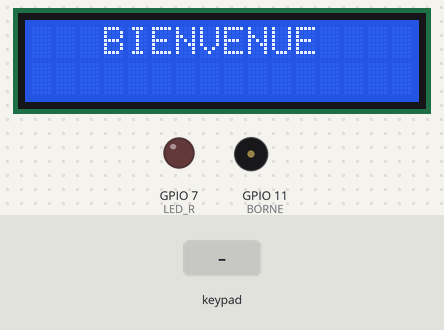
A sketch run on a simulated ESP32-S3. Shown: 16×2 character LCD, output pins drawn as LEDs (lit = HIGH), buzzer (waves = sounding). The inputs (shaded band) are chosen by the test bench. What the sketch prints to the serial monitor is not drawn.

Above: at 1.6 s.
At 4.7 s:
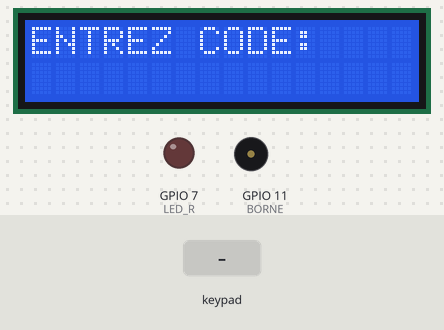
4.8 s: key 'A' pressed
At 5.3 s:
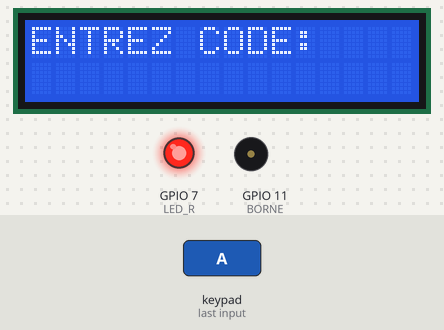
7.8 s: keypad keys 1 2 1 4 1 8 1 7 pressed 0.4 s apart
At 12.4 s:
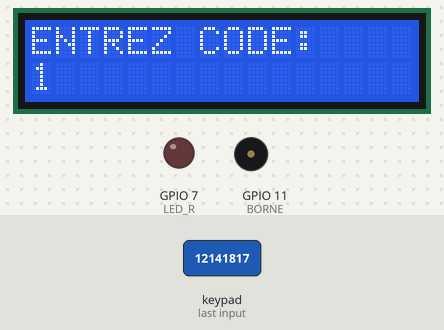
12.5 s: keypad keys 1 2 1 4 1 8 1 7 A pressed 0.4 s apart
At 24.0 s:
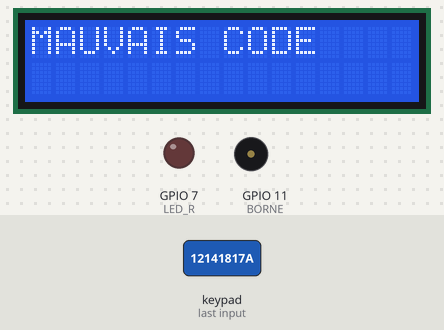
Timing chart, 0 to 25.2 s (numbered marks = the images above; inputs shaded):
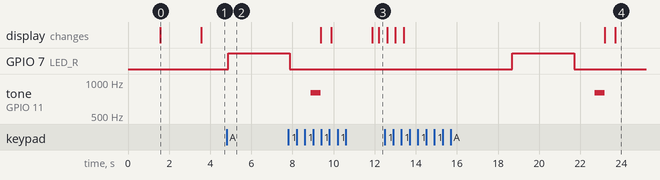

Measured:
- after the input at 4.8 s, GPIO 7 (LED_R): LOW → HIGH after 0.08 s
- after the input at 12.5 s, GPIO 7 (LED_R): LOW → HIGH after 6.2 s, → LOW 3.0 s later; tone on GPIO 11 (BORNE): silent → 800 Hz after 10.2 s, → silent 0.50 s later; the display: first differs from a run without the input after 10.7 s (image 4 shows a later state)
- what the display in image 0 shows lasts 2.0 s, from 1.6 s to 3.6 s

The sketch:

Blink.ino
```cpp
#include "Keypad.h"
#include "config.h"
#include <LiquidCrystal.h> // importation de la librairie

AdafruitIO_Feed *analog = io.feed("mot-de-passe");
int LED_R=7;
int LED_V=10;
//variables keypad
const byte ROWS = 4; //four rows
const byte COLS = 4; //four columns
const byte BORNE = 11;

char keys[ROWS][COLS] = {
  {'1','2','3','A'},
  {'4','5','6','B'},
  {'7','8','9','C'},
  {'*','0','#','D'}
};

// For Arduino Microcontroller
//byte rowPins[ROWS] = {9, 8, 7, 6};
//byte colPins[COLS] = {5, 4, 3, 2};

// For ESP8266 Microcontroller
//byte rowPins[ROWS] = {D1, D2, D3, D4};
//byte colPins[COLS] = {D5, D6, D7, D8};

// For ESP32 Microcontroller
byte colPins[COLS] = {12, 14, 18, 17};
byte rowPins[ROWS] = {35, 36, 5, 6};


String code;
String code_crypt;
int bon_code = 0;

Keypad keypad = Keypad(makeKeymap(keys), rowPins, colPins, ROWS, COLS);

//variables liquid
const int RS=3; //declaration constante de broche
const int E=1; //declaration constante de broche

const int D4=38; //declaration constante de broche
const int D5=33; //declaration constante de broche
const int D6=9; //declaration constante de broche
const int D7=8; //declaration constante de broche

LiquidCrystal lcd(RS,E,D4,D5,D6,D7);

int tab[6] = {RS,E,D4,D5,D6,D7};


void setup() {

  Serial.begin(115200);

  io.connect();

  analog->onMessage(handleMessage);

  while(io.status() < AIO_CONNECTED) {
    Serial.print(".");
    delay(500);
  }

  analog->get();

  for(int k=0;k<6;k++) {
    pinMode(tab[k],OUTPUT);//pins 8-14 en sortie
  }

  lcd.begin(16,2); //on initialise la communication avec 16 colonnes et deux lignes
  lcd.clear(); // on efface l'écran
  lcd.setCursor(0, 0);
  lcd.print("   BIENVENUE");
  delay(2000);
  lcd.clear();
  lcd.print("ENTREZ CODE:");
  lcd.setCursor(0,1);
}

void validerCode(){
  if(String(bon_code) == code){
//LED VERT
    pinMode(LED_V,OUTPUT);
    digitalWrite(LED_V, HIGH);
    delay(3000);
    digitalWrite(LED_V, LOW);
    delay(1000);
//TONALITER DU SON
    pinMode(BORNE, OUTPUT);
    tone(BORNE, 800,1000);
    Serial.println("Entrez connasse!!");
    delay(500);
    lcd.clear();
    delay(500);
    lcd.setCursor(0,0);
    delay(500);
    lcd.print("BON CODE");
    delay(2000);
    lcd.setCursor(0,1);
  }else{
//LED ROUGE
    pinMode(LED_R,OUTPUT);
    digitalWrite(LED_R, HIGH);
    delay(3000);
    digitalWrite(LED_R, LOW);
    delay(1000);
//TONALITER DU SON ERREUR
    pinMode(BORNE, OUTPUT);
    tone(BORNE, 800,500);
    Serial.println("Mauvais code !!");
    delay(500);
    lcd.clear();
    delay(500);
    lcd.setCursor(0,0);
    lcd.print("MAUVAIS CODE");
    delay(2000);
    lcd.setCursor(0,1);
  }

  lcd.clear();
  lcd.setCursor(0,0);
  lcd.print("ENTREZ CODE:");
  lcd.setCursor(0,1);

  code = String();
  code_crypt = String();
}

void supprimerCode(char lettre){
  code_crypt = String();
  if(lettre == 'C'){
    String code_replace;
    int i;
    for(i = 0;i < code.length() - 1;i++){
      code_replace = code_replace + code[i];
      code_crypt = code_crypt + '*';
    }
    code = code_replace;
  }else{
    code = String();
  }

}


void loop() {
  io.run();
  char key = keypad.getKey();
  if (key){
    if(key == 'A'){
      validerCode();
    }
    else if(key == 'B'){

    }else if(key == 'C'){
      supprimerCode('C');
    }else if(key == 'D'){
      supprimerCode('D');
    }else if(key == '*' || key == '#'){

    }else{
      if(code.length() < 4){
        code = code + key;
        code_crypt = code_crypt + '*';
      }
    }

    Serial.println(code_crypt);
    lcd.clear();
    lcd.setCursor(0,0);
    lcd.print("ENTREZ CODE:");
    lcd.setCursor(0,1);
 //lcd.print(code_crypt);
    lcd.print(code);
  }
}

void handleMessage(AdafruitIO_Data *data) {

  bon_code = data->toInt();

  Serial.println(bon_code);

}
```

config.h
```cpp
/************************ Adafruit IO Config *******************************/

// visit io.adafruit.com if you need to create an account,
// or if you need your Adafruit IO key.
#define IO_USERNAME  "kodir2022"
#define IO_KEY       "aio_FuQe00np02QUGfFrsxF3uXvuwMPy"

/******************************* WIFI **************************************/

// the AdafruitIO_WiFi client will work with the following boards:
//   - HUZZAH ESP8266 Breakout -> https://www.adafruit.com/products/2471
//   - Feather HUZZAH ESP8266 -> https://www.adafruit.com/products/2821
//   - Feather HUZZAH ESP32 -> https://www.adafruit.com/product/3405
//   - Feather M0 WiFi -> https://www.adafruit.com/products/3010
//   - Feather WICED -> https://www.adafruit.com/products/3056
//   - Adafruit PyPortal -> https://www.adafruit.com/product/4116
//   - Adafruit Metro M4 Express AirLift Lite ->
//   https://www.adafruit.com/product/4000
//   - Adafruit AirLift Breakout -> https://www.adafruit.com/product/4201
//   - Adafruit AirLift Shield -> https://www.adafruit.com/product/4285
//   - Adafruit AirLift FeatherWing -> https://www.adafruit.com/product/4264

#define WIFI_SSID "ESTIAM - Students"
#define WIFI_PASS "r8d8c3p0r2d2"

// uncomment the following line if you are using airlift
// #define USE_AIRLIFT

// uncomment the following line if you are using winc1500
// #define USE_WINC1500

// uncomment the following line if you are using mrk1010 or nano 33 iot
//#define ARDUINO_SAMD_MKR1010

// comment out the following lines if you are using fona or ethernet
#include "AdafruitIO_WiFi.h"

#if defined(USE_AIRLIFT) || defined(ADAFRUIT_METRO_M4_AIRLIFT_LITE) ||         \
    defined(ADAFRUIT_PYPORTAL)
// Configure the pins used for the ESP32 connection
#if !defined(SPIWIFI_SS) // if the wifi definition isnt in the board variant
// Don't change the names of these #define's! they match the variant ones
#define SPIWIFI SPI
#define SPIWIFI_SS 10 // Chip select pin
#define NINA_ACK 9    // a.k.a BUSY or READY pin
#define NINA_RESETN 6 // Reset pin
#define NINA_GPIO0 -1 // Not connected
#endif
AdafruitIO_WiFi io(IO_USERNAME, IO_KEY, WIFI_SSID, WIFI_PASS, SPIWIFI_SS,
                   NINA_ACK, NINA_RESETN, NINA_GPIO0, &SPIWIFI);
#else
AdafruitIO_WiFi io(IO_USERNAME, IO_KEY, WIFI_SSID, WIFI_PASS);
#endif
/******************************* FONA **************************************/

// the AdafruitIO_FONA client will work with the following boards:
//   - Feather 32u4 FONA -> https://www.adafruit.com/product/3027

// uncomment the following two lines for 32u4 FONA,
// and comment out the AdafruitIO_WiFi client in the WIFI section
// #include "AdafruitIO_FONA.h"
// AdafruitIO_FONA io(IO_USERNAME, IO_KEY);

/**************************** ETHERNET ************************************/

// the AdafruitIO_Ethernet client will work with the following boards:
//   - Ethernet FeatherWing -> https://www.adafruit.com/products/3201

// uncomment the following two lines for ethernet,
// and comment out the AdafruitIO_WiFi client in the WIFI section
// #include "AdafruitIO_Ethernet.h"
// AdafruitIO_Ethernet io(IO_USERNAME, IO_KEY);
```
